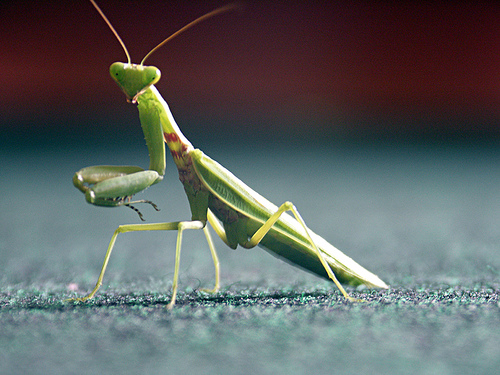
#> input picture learn-python-struct/machine-tf/《从机器学习到深度学习》-代码-上传网站下载资源用/02/mantis.png, 500 x 375 px
$ python matplot_image.py
#> lines starting #> are read from the running program, lines starting #| are printed output that depends on the picture
import matplotlib.pyplot as plt
import matplotlib.image as mpimg
import numpy as np

img = mpimg.imread('mantis.png')
#> img is the input picture: shape (375, 500, 4) float32; mean R, G, B, A 0.366, 0.388, 0.385, 1
print(img)
#> (printed output is left out)

imgplot = plt.imshow(img)

plt.show()

grey_img = img[:, :, 0]
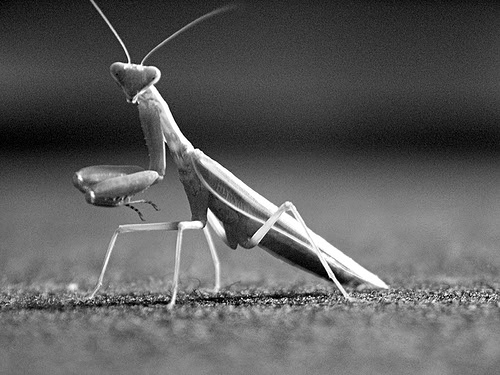
#> grey_img: shape (375, 500) float32; min 0, max 1, mean 0.366
print(grey_img)
#> (printed output is left out)


ax1 = plt.subplot(1, 3, 1)
ax2 = plt.subplot(1, 3, 2)
ax3 = plt.subplot(1, 3, 3)

ax1.imshow(grey_img, cmap="binary")    # 黑白灰度图
ax2.imshow(grey_img, cmap="winter")    # 蓝绿冷色调
ax3.imshow(grey_img, cmap="Spectral")  # 彩虹谱

ax1.set_title('binary')
ax2.set_title('winter')
ax3.set_title('Spectral')

plt.show()
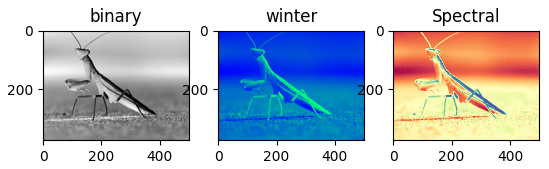
#> figure drawn by matplotlib, 3 panels


ax1 = plt.subplot(1, 3, 1)
ax2 = plt.subplot(1, 3, 2)
ax3 = plt.subplot(1, 3, 3)

ax1.hist(grey_img.ravel(), bins=8)
ax2.hist(grey_img.ravel(), bins=24)
ax3.hist(grey_img.ravel(), bins=256)

ax1.set_title('bins=8')
ax2.set_title('bins=24')
ax3.set_title('bins=256')

plt.show()
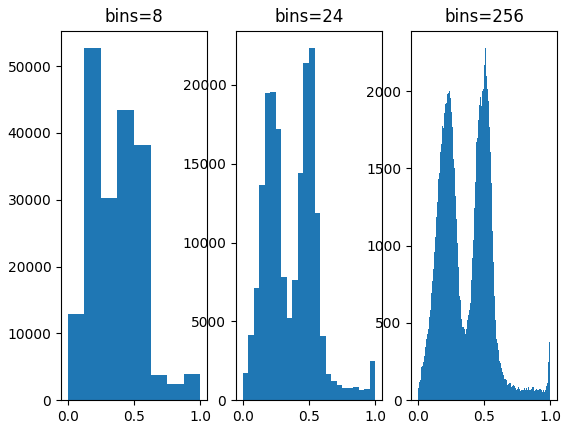
#> figure drawn by matplotlib, 3 panels; panel 1: tallest bar 52670 high, from x = 0.125 to 0.25; panel 2: tallest bar 22326 high, from x = 0.5 to 0.542; panel 3: tallest bar 2277 high, from x = 0.508 to 0.512


thumb = mpimg.imread('mantis_thumb.png')
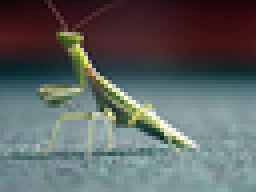
#> input picture learn-python-struct/machine-tf/《从机器学习到深度学习》-代码-上传网站下载资源用/02/mantis_thumb.png, 64 x 48 px (shown 4 times larger)
#> thumb is the input picture: shape (48, 64, 4) float32; mean R, G, B, A 0.366, 0.388, 0.384, 1

ax1 = plt.subplot(1, 3, 1)
ax2 = plt.subplot(1, 3, 2)
ax3 = plt.subplot(1, 3, 3)


ax1.imshow(thumb, interpolation="nearest")
ax2.imshow(thumb, interpolation="bicubic")
ax3.imshow(thumb, interpolation="sinc")

ax1.set_title('nearest')
ax2.set_title('bicubic')
ax3.set_title('sinc')

plt.show()
